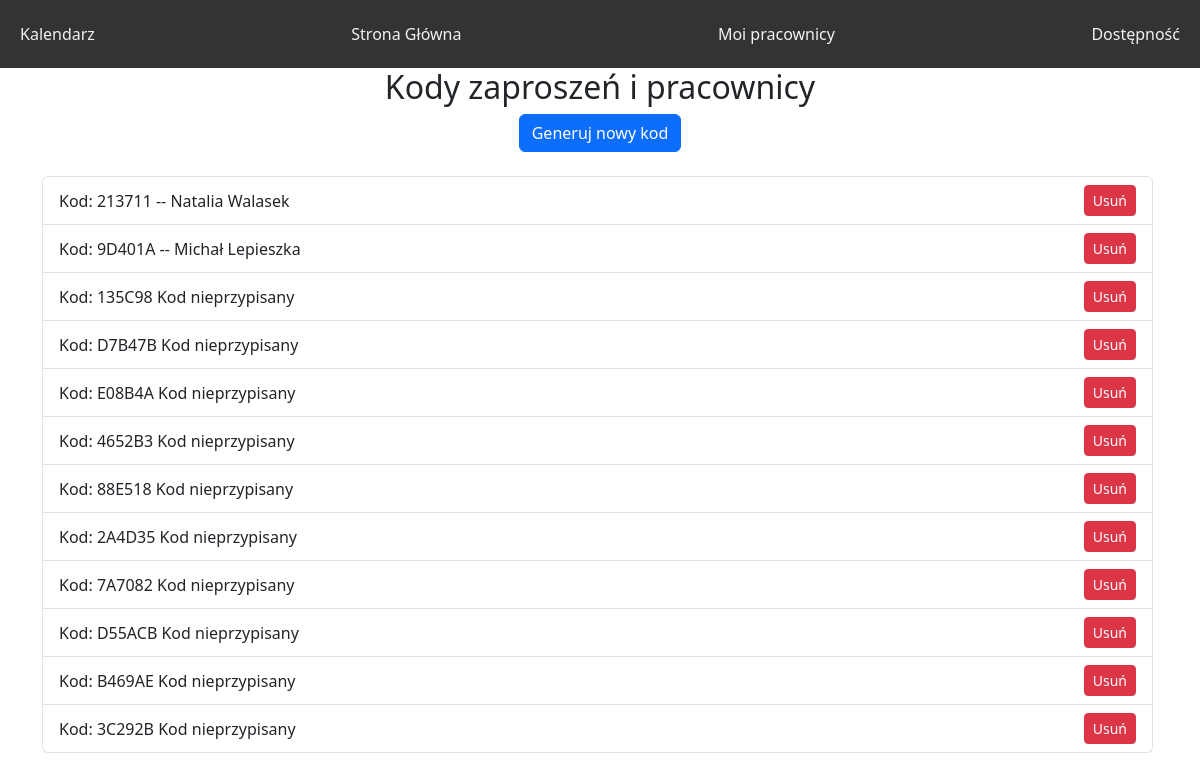
/schedule/workers_list/ (signed in), run on the app's committed database.
### base/models.py (models this page shows, shortened)
class InvitationCode(models.Model):
    company = models.ForeignKey('Company', on_delete=models.CASCADE, blank=True, null=True)
    user = models.ForeignKey(User, on_delete=models.CASCADE, blank=True, null=True)
    code = models.CharField(max_length=6)
    is_used = models.BooleanField(default=False)

### schedule/views.py (the view, shortened to what this page needs)
# urls.py: path('workers_list/', WorkersView.as_view(), name='workers_view'),
class WorkersView(ListView, LoginRequiredMixin):
    model = InvitationCode
    template_name = 'schedule/workers_list.html'
    context_object_name = 'codes'
    @method_decorator(check_user_able_to_see_page)
    def dispatch(self, *args, **kwargs):
        return super().dispatch(*args, **kwargs)
    def get_queryset(self):
        company = get_object_or_404(Company, owner=self.request.user)
        return InvitationCode.objects.filter(company=company).select_related('user')
    def get_context_data(self, **kwargs):
        context = super().get_context_data(**kwargs)
        context['show_generate_code_button'] = True
        return context

### schedule/templates/schedule/workers_list.html (shortened to what this page needs)
{% extends 'schedule/base.html' %}
{% block content %}
<div class="container text-center">
  <h2>Kody zaproszeń i pracownicy</h2>
  {% if show_generate_code_button %}
  <form method="post" class="mb-4">
    <button type="submit" class="btn btn-primary">Generuj nowy kod</button>
  </form>
  {% endif %}
  <ul class="list-group">
    {% for code in codes %}
      <li class="list-group-item d-flex justify-content-between align-items-center">
        Kod: {{ code.code }}
        {% if code.user %}
          -- {{ code.user.first_name }} {{ code.user.last_name }}
        {% else %}
          Kod nieprzypisany
        {% endif %}
        <a href="{% url 'schedule:worker_delete' code.id %}" class="btn btn-danger btn-sm">Usuń</a>
      </li>
    {% endfor %}
  </ul>
</div>
{% endblock %}

### schedule/static/schedule/style.css (style rules this page uses)
ul { height: 100%; padding: 0px 5px 0px 20px; }

### data on the page
InvitationCode: code "213711", user.first_name "Natalia", user.last_name "Walasek"
InvitationCode: code "9D401A", user.first_name "Michał", user.last_name "Lepieszka"
InvitationCode: code "135C98", shows "Kod nieprzypisany"
InvitationCode: code "D7B47B", shows "Kod nieprzypisany"
InvitationCode: code "E08B4A", shows "Kod nieprzypisany"
InvitationCode: code "4652B3", shows "Kod nieprzypisany"
InvitationCode: code "88E518", shows "Kod nieprzypisany"
InvitationCode: code "2A4D35", shows "Kod nieprzypisany"
InvitationCode: code "7A7082", shows "Kod nieprzypisany"
InvitationCode: code "D55ACB", shows "Kod nieprzypisany"
InvitationCode: code "B469AE", shows "Kod nieprzypisany"
InvitationCode: code "3C292B", shows "Kod nieprzypisany"
